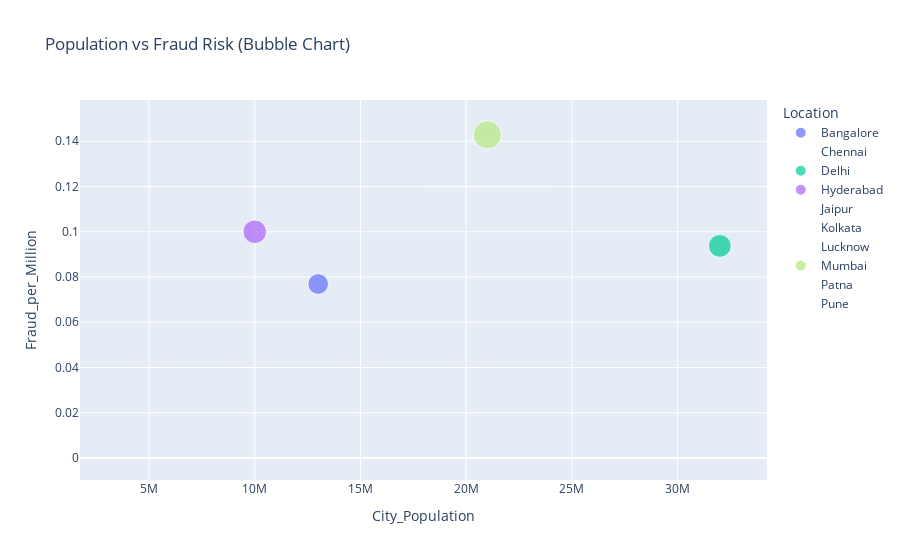

Notebook cell for this chart:
### Code cell
fig = px.scatter(
    city_fraud_count,
    x="City_Population",
    y="Fraud_per_Million",
    size="Fraud_per_Million",
    color="Location",
    title="Population vs Fraud Risk (Bubble Chart)"
)

fig.show()

### Figure 1 — Plotly figure (JSON) as saved in the notebook; plotly's stock layout.template omitted (floating-point values rounded to 4 significant figures)
{"data": [{"hovertemplate": "Location=Bangalore<br>City_Population=%{x}<br>Fraud_per_Million=%{marker.size}<extra></extra>", "legendgroup": "Bangalore", "marker": {"color": "#636efa", "size": [0.07692], "sizemode": "area", "sizeref": 0.0003571, "symbol": "circle"}, "mode": "markers", "name": "Bangalore", "orientation": "v", "showlegend": true, "type": "scatter", "x": [13000000], "xaxis": "x", "y": [0.07692], "yaxis": "y"}, {"hovertemplate": "Location=Chennai<br>City_Population=%{x}<br>Fraud_per_Million=%{marker.size}<extra></extra>", "legendgroup": "Chennai", "marker": {"color": "#EF553B", "size": [0], "sizemode": "area", "sizeref": 0.0003571, "symbol": "circle"}, "mode": "markers", "name": "Chennai", "orientation": "v", "showlegend": true, "type": "scatter", "x": [11000000], "xaxis": "x", "y": [0], "yaxis": "y"}, {"hovertemplate": "Location=Delhi<br>City_Population=%{x}<br>Fraud_per_Million=%{marker.size}<extra></extra>", "legendgroup": "Delhi", "marker": {"color": "#00cc96", "size": [0.09375], "sizemode": "area", "sizeref": 0.0003571, "symbol": "circle"}, "mode": "markers", "name": "Delhi", "orientation": "v", "showlegend": true, "type": "scatter", "x": [32000000], "xaxis": "x", "y": [0.09375], "yaxis": "y"}, {"hovertemplate": "Location=Hyderabad<br>City_Population=%{x}<br>Fraud_per_Million=%{marker.size}<extra></extra>", "legendgroup": "Hyderabad", "marker": {"color": "#ab63fa", "size": [0.1], "sizemode": "area", "sizeref": 0.0003571, "symbol": "circle"}, "mode": "markers", "name": "Hyderabad", "orientation": "v", "showlegend": true, "type": "scatter", "x": [10000000], "xaxis": "x", "y": [0.1], "yaxis": "y"}, {"hovertemplate": "Location=Jaipur<br>City_Population=%{x}<br>Fraud_per_Million=%{marker.size}<extra></extra>", "legendgroup": "Jaipur", "marker": {"color": "#FFA15A", "size": [0], "sizemode": "area", "sizeref": 0.0003571, "symbol": "circle"}, "mode": "markers", "name": "Jaipur", "orientation": "v", "showlegend": true, "type": "scatter", "x": [4000000], "xaxis": "x", "y": [0], "yaxis": "y"}, {"hovertemplate": "Location=Kolkata<br>City_Population=%{x}<br>Fraud_per_Million=%{marker.size}<extra></extra>", "legendgroup": "Kolkata", "marker": {"color": "#19d3f3", "size": [0], "sizemode": "area", "sizeref": 0.0003571, "symbol": "circle"}, "mode": "markers", "name": "Kolkata", "orientation": "v", "showlegend": true, "type": "scatter", "x": [15000000], "xaxis": "x", "y": [0], "yaxis": "y"}, {"hovertemplate": "Location=Lucknow<br>City_Population=%{x}<br>Fraud_per_Million=%{marker.size}<extra></extra>", "legendgroup": "Lucknow", "marker": {"color": "#FF6692", "size": [0], "sizemode": "area", "sizeref": 0.0003571, "symbol": "circle"}, "mode": "markers", "name": "Lucknow", "orientation": "v", "showlegend": true, "type": "scatter", "x": [3500000], "xaxis": "x", "y": [0], "yaxis": "y"}, {"hovertemplate": "Location=Mumbai<br>City_Population=%{x}<br>Fraud_per_Million=%{marker.size}<extra></extra>", "legendgroup": "Mumbai", "marker": {"color": "#B6E880", "size": [0.1429], "sizemode": "area", "sizeref": 0.0003571, "symbol": "circle"}, "mode": "markers", "name": "Mumbai", "orientation": "v", "showlegend": true, "type": "scatter", "x": [21000000], "xaxis": "x", "y": [0.1429], "yaxis": "y"}, {"hovertemplate": "Location=Patna<br>City_Population=%{x}<br>Fraud_per_Million=%{marker.size}<extra></extra>", "legendgroup": "Patna", "marker": {"color": "#FF97FF", "size": [0], "sizemode": "area", "sizeref": 0.0003571, "symbol": "circle"}, "mode": "markers", "name": "Patna", "orientation": "v", "showlegend": true, "type": "scatter", "x": [7000000], "xaxis": "x", "y": [0], "yaxis": "y"}, {"hovertemplate": "Location=Pune<br>City_Population=%{x}<br>Fraud_per_Million=%{marker.size}<extra></extra>", "legendgroup": "Pune", "marker": {"color": "#FECB52", "size": [0], "sizemode": "area", "sizeref": 0.0003571, "symbol": "circle"}, "mode": "markers", "name": "Pune", "orientation": "v", "showlegend": true, "type": "scatter", "x": [8000000], "xaxis": "x", "y": [0], "yaxis": "y"}], "layout": {"legend": {"itemsizing": "constant", "title": {"text": "Location"}, "tracegroupgap": 0}, "title": {"text": "Population vs Fraud Risk (Bubble Chart)"}, "xaxis": {"anchor": "y", "domain": [0, 1], "title": {"text": "City_Population"}}, "yaxis": {"anchor": "x", "domain": [0, 1], "title": {"text": "Fraud_per_Million"}}}}
